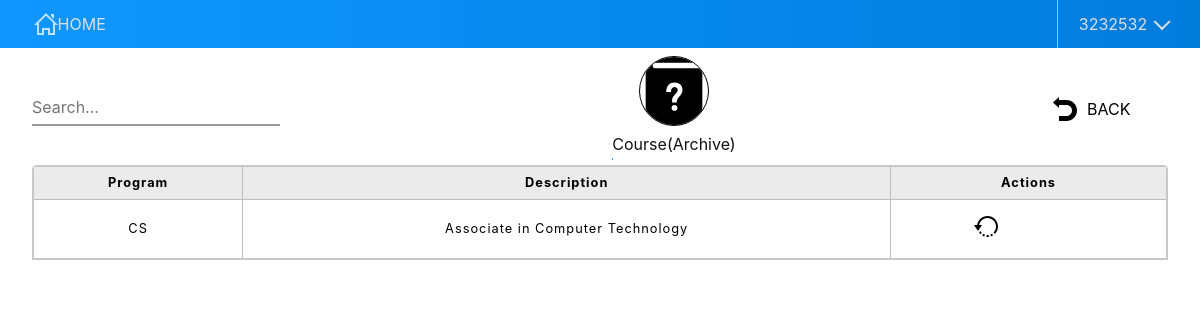
Page /department.php?dept=course&archive&page=1 (signed in) on the earlier database version.
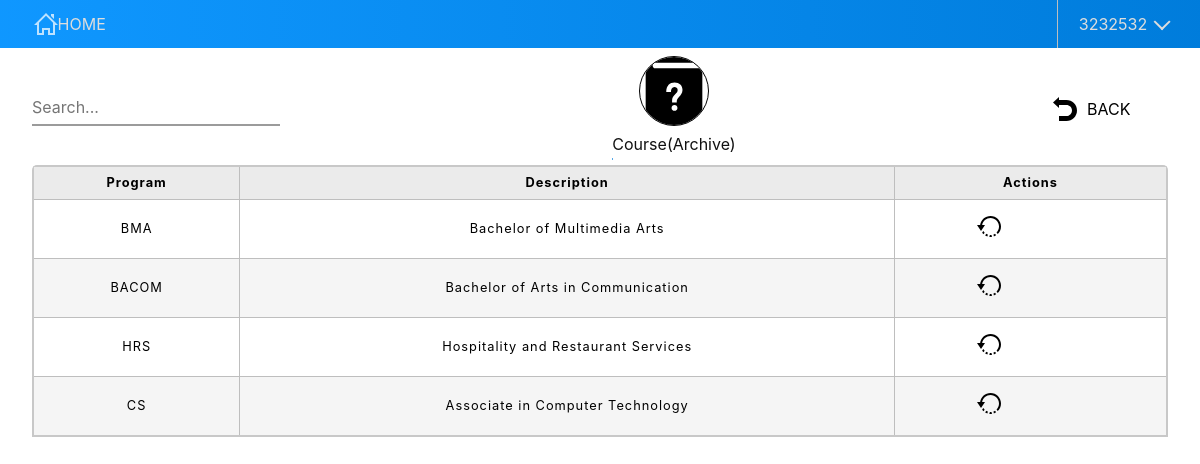
Same page on the later database version.
### tables this page shows
CREATE TABLE `departments` (
  `dept_id` int(11) NOT NULL,
  `dept_name` varchar(5) NOT NULL,
  `dept_desc` text NOT NULL,
  `dept_type` enum('faculty','course','strand') NOT NULL,
  `dept_active` tinyint(1) NOT NULL DEFAULT 1
);

### classes/Dbh.class.php (called while the page is built)
<?php
class Dbh
{
   private $host = 'localhost';
   private $user = "root";
   private $pwd = "";
   private $dbName = "ClassSchedulingSystem";
   protected function connect()
   {
      try {
         $dsn = "mysql:host=" . $this->host . "; dbname=" . $this->dbName;
         $pdo = new PDO($dsn, $this->user, $this->pwd);
         $pdo->setAttribute(PDO::ATTR_DEFAULT_FETCH_MODE, PDO::FETCH_ASSOC);
         return $pdo;
      } catch (PDOException $e) {
         print "Error!: " . $e->getMessage() . "<br/>";
         die();
      }
   }
}

### classes/Departments.class.php (called while the page is built, shortened)
<?php
class Departments extends Dbh
{
   protected function getDepartments($type, $state, $page, $limit)
   {
      $jump = $limit * ($page - 1);
      $withLimit = ($page > 0) ? "LIMIT $jump,$limit" : "";
      $sql = "SELECT * FROM departments WHERE dept_type = ? AND dept_active = ? $withLimit";
      try {
         $stmt = $this->connect()->prepare($sql);
         $stmt->execute([$type, $state]);
         $result = $stmt->fetchAll();
         return $result;
      } catch (PDOException $e) {
         trigger_error("Error: " . $e->getMessage());
      }
   }
}

### classes/DepartmentsView.class.php (the view, shortened to what this page needs)
<?php
class DepartmentsView extends Departments
{
   public function FetchDepts($type, $state, $page = 0, $limit = 0)
   {
      $results = $this->getDepartments($type, $state, $page, $limit);
      return $results;
   }
   public function DisplayDepts($results, $page, $totalPages, $destination)
   {
      echo "<table class='module__Table'>";
      echo "<thead>";
      echo "<tr class='module__List module__Title'>
               <th class='module__Item'>Program</th>
               <th class='module__Item'>Description</th>
               <th class='module__Item'>Actions</th>
            </tr>";
      echo "</thead>";
      echo "<tbody>";
      foreach ($results as $result) {
         $iconName = ($result['dept_active'] == 1) ? 'delete' : 'restore';
         echo "<tr class='module__List'>
         <td class='module__Item'>" . $result['dept_name'] . "</td>
         <td class='module__Item'>" . $result['dept_desc'] . "</td>
         <td class='module__Item'>
            <div class='table-actions'>";
         echo "<form onsubmit='return submitForm(this)' action='./includes/departments.inc.php' method='POST'>
            <input name='page' type='hidden' value='$page'>
            <input name='deptID' type='hidden' value='" . $result['dept_id'] . "'>
            <input name='department' type='hidden' value='" . $result['dept_type'] . "'>
            <input id='state' name='state' type='hidden' value='" . $result['dept_active'] . "'>
            <button name='submitStatus' type='submit'><img src='drawables/icons/" . $iconName . ".svg' alter='Delete'/></button>
            <span>" . $iconName . "</span>
         </form>
         </div>
         </td>
         </tr>";
      }
      echo "</tbody>";
      echo "</table>";
   }
}

### layouts/__header.php (shortened to what this page needs)
<?php
$sessionUsername = $_SESSION['username'];
?>
<!DOCTYPE html>
<html lang="en">
<head>
   <link rel="stylesheet" href="./styles/reset.css" />
   <link rel="stylesheet" href="./styles/admin.css" />
   <link rel="stylesheet" media='print' href="./styles/print.css" />
</head>
<body>
   <nav class="nav">
      <?php
      $url = $_SERVER['REQUEST_URI'];
      if (!strpos($url, "dashboard") && !strpos($url, "scheduleview")) {
         echo "<a href='dashboard.php' class='nav__Home'><span>HOME</span></a>";
      } else {
         echo '<div></div>';
      }
      ?>
      <div class='nav__Profile'>
         <a href='#' class='nav__User'><?php echo $sessionUsername ?></a>
      </div>
   </nav>

### department.php (shortened to what this page needs)
<?php
include_once './layouts/__header.php';
$department = $_GET['dept'];
$state = isset($_GET['archive']) ? 0 : 1;
$subTitle = isset($_GET['archive']) ? '(Archive)' : '';
$searchValue = $_GET['q'] ?? '';
?>
<main class='departments module'>
   <div class="module__Header">
      <form class="liveSearch__Form">
         <input id="liveSearch" type="search" name="searchDept<?php echo $department ?>" placeholder="Search..." value='<?php echo $searchValue ?>'>
      </form>
      <div class="module__Logo">
         <img src="drawables/icons/<?php echo $department ?>.svg" alt="<?php echo $department ?>">
         <a href='?dept=<?php echo $department ?>' class="button"><?php echo $department . $subTitle ?></a>
      </div>
      <div class="module__Links">
         <?php
         if (!isset($_GET['archive'])) {
            echo "   <a href='?dept=" . $department . "&page=$page&add'><img src='drawables/icons/add.svg' alter='Add' />
            <span>Add</span>
            </a>";
            echo "<a href='?dept=" . $department . "&archive&page=1'><img src='drawables/icons/archive.svg' alter='Archive' />
            <span>Archive</span>
            </a>";
         } else {
            echo "<a class= 'module__Return' href='?dept=" . $department . "&page=1'><img src='drawables/icons/return.svg'/>BACK</a>";
         }
         ?>
      </div>
   </div>
   <div class='module__Content'>
      <?php
      if (empty($searchValue)) {
         $deptView = new DepartmentsView();
         $results = $deptView->FetchDepts($department, $state);
         $isArchived = isset($_GET['archive']);
         $table = $func->TableProperties($department, $results, $isArchived);
         $paginatedResults = $deptView->FetchDepts($department, $state, $page, $table['limit']);
         $deptView->DisplayDepts($paginatedResults, $page, $table['totalpages'], $table['destination']);
      }
      ?>
   </div>
</main>
<?php
include_once './layouts/__footer.php';
?>

### layouts/__footer.php
   </body>
</html>

### styles/print.css (style rules this page uses)
html { font-size: 12px; font-family: Georgia, "Times New Roman", Times, serif; }
.nav, .schedules__Details { display: none; }

Differences in the rows shown:
now on this page (row edited): departments: dept_name "BMA", dept_desc "Bachelor of Multimedia Arts"
now on this page (row edited): departments: dept_name "BACOM", dept_desc "Bachelor of Arts in Communication"
now on this page (row edited): departments: dept_name "HRS", dept_desc "Hospitality and Restaurant Services"
